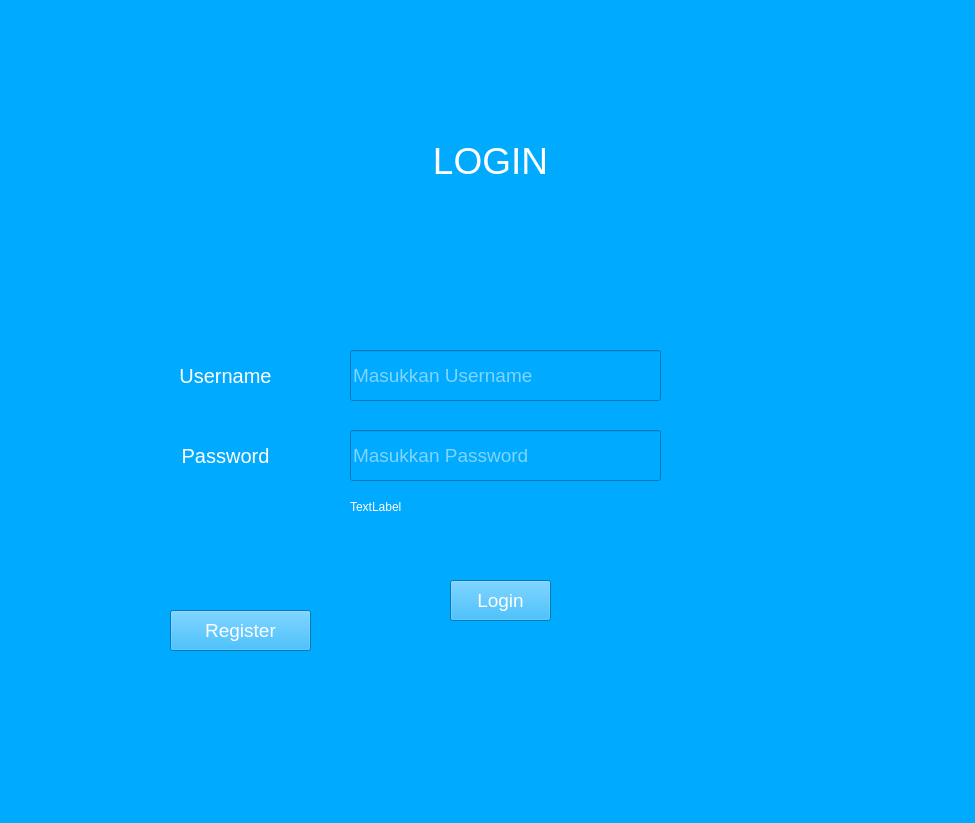
<?xml version="1.0" encoding="UTF-8"?>
<ui version="4.0">
 <class>login_form</class>
 <widget class="QWidget" name="login_form">
  <property name="geometry">
   <rect>
    <x>0</x>
    <y>0</y>
    <width>975</width>
    <height>823</height>
   </rect>
  </property>
  <property name="windowTitle">
   <string>Form</string>
  </property>
  <property name="styleSheet">
   <string notr="true">background-color: rgb(0, 170, 255);</string>
  </property>
  <widget class="QLabel" name="label">
   <property name="enabled">
    <bool>true</bool>
   </property>
   <property name="geometry">
    <rect>
     <x>10</x>
     <y>90</y>
     <width>961</width>
     <height>141</height>
    </rect>
   </property>
   <property name="styleSheet">
    <string notr="true">color: rgb(255, 255, 255);
font-size:28pt;
text-allign: center;</string>
   </property>
   <property name="text">
    <string>LOGIN</string>
   </property>
   <property name="alignment">
    <set>Qt::AlignCenter</set>
   </property>
  </widget>
  <widget class="QLabel" name="label_2">
   <property name="geometry">
    <rect>
     <x>150</x>
     <y>340</y>
     <width>151</width>
     <height>71</height>
    </rect>
   </property>
   <property name="autoFillBackground">
    <bool>false</bool>
   </property>
   <property name="styleSheet">
    <string notr="true">color: rgb(255, 255, 255);
font-size : 15pt;
</string>
   </property>
   <property name="text">
    <string>Username</string>
   </property>
   <property name="alignment">
    <set>Qt::AlignCenter</set>
   </property>
  </widget>
  <widget class="QLabel" name="label_3">
   <property name="geometry">
    <rect>
     <x>150</x>
     <y>420</y>
     <width>151</width>
     <height>71</height>
    </rect>
   </property>
   <property name="autoFillBackground">
    <bool>false</bool>
   </property>
   <property name="styleSheet">
    <string notr="true">color: rgb(255, 255, 255);
font-size : 15pt;
</string>
   </property>
   <property name="text">
    <string>Password</string>
   </property>
   <property name="alignment">
    <set>Qt::AlignCenter</set>
   </property>
  </widget>
  <widget class="QLineEdit" name="username">
   <property name="geometry">
    <rect>
     <x>350</x>
     <y>350</y>
     <width>311</width>
     <height>51</height>
    </rect>
   </property>
   <property name="styleSheet">
    <string notr="true">font-size:14pt;
color: rgb(255, 255, 255);
padd</string>
   </property>
   <property name="text">
    <string/>
   </property>
   <property name="placeholderText">
    <string>Masukkan Username</string>
   </property>
  </widget>
  <widget class="QLineEdit" name="password">
   <property name="geometry">
    <rect>
     <x>350</x>
     <y>430</y>
     <width>311</width>
     <height>51</height>
    </rect>
   </property>
   <property name="styleSheet">
    <string notr="true">font-size:14pt;
color: rgb(255, 255, 255);
padd</string>
   </property>
   <property name="text">
    <string/>
   </property>
   <property name="placeholderText">
    <string>Masukkan Password</string>
   </property>
  </widget>
  <widget class="QPushButton" name="loginbutton">
   <property name="geometry">
    <rect>
     <x>450</x>
     <y>580</y>
     <width>101</width>
     <height>41</height>
    </rect>
   </property>
   <property name="styleSheet">
    <string notr="true">color: rgb(255, 255, 255);
font-size : 14pt;</string>
   </property>
   <property name="text">
    <string>Login</string>
   </property>
  </widget>
  <widget class="QPushButton" name="buatakunbutton">
   <property name="geometry">
    <rect>
     <x>170</x>
     <y>610</y>
     <width>141</width>
     <height>41</height>
    </rect>
   </property>
   <property name="styleSheet">
    <string notr="true">color: rgb(255, 255, 255);
font-size : 14pt;</string>
   </property>
   <property name="text">
    <string>Register</string>
   </property>
  </widget>
  <widget class="QLabel" name="responsetext">
   <property name="geometry">
    <rect>
     <x>350</x>
     <y>500</y>
     <width>581</width>
     <height>61</height>
    </rect>
   </property>
   <property name="styleSheet">
    <string notr="true">color: rgb(255, 255, 255);
font: 8pt &quot;Myanmar Text&quot;;</string>
   </property>
   <property name="text">
    <string>TextLabel</string>
   </property>
   <property name="alignment">
    <set>Qt::AlignLeading|Qt::AlignLeft|Qt::AlignTop</set>
   </property>
   <property name="wordWrap">
    <bool>true</bool>
   </property>
  </widget>
 </widget>
 <resources/>
 <connections/>
</ui>
